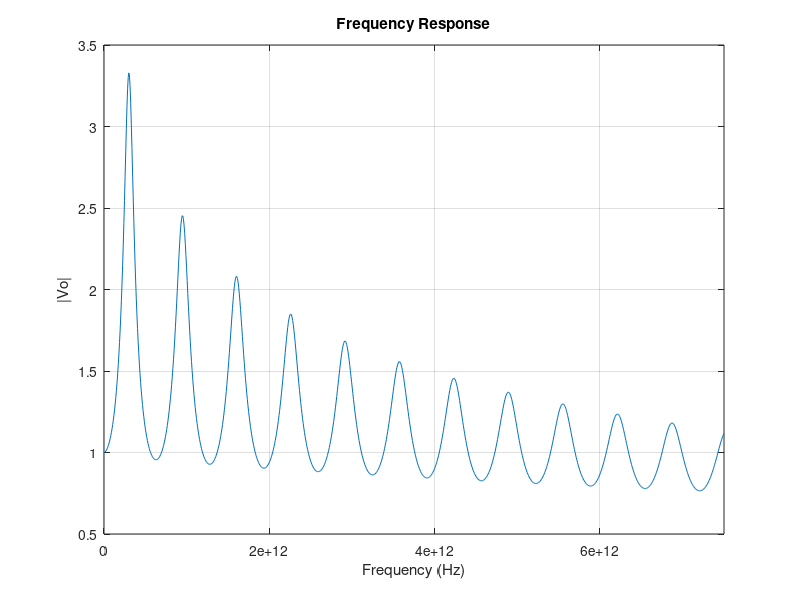

Write MATLAB code to recreate this figure.
clear
clc
% generate 100 points.
Ro = 1200;          % Resistance per unit length (Ω/m)
L = 250e-9;        % Inductance per unit length (H/m)
C = 1e-10;         % Capacitance per unit length (F/m)
Rs = 10;           % sourcce Resistence (Ω)
G = 0;            
l = 150e-6;  
fmx = 750e10;
f = linspace(1,fmx,1000);
w = 2*pi*f;
s = i*w;
R = Ro+0.06*(1+1i)*sqrt(w);
vo =  sqrt(s*C.*(R+s*L))./(sqrt(s*C.*(R+s*L)).*cosh(l*sqrt(s*C.*(R+s*L)))+Rs*s*C.*sinh(l*sqrt(s*C.*(R+s*L))));
plot(f,abs(vo))
grid on
xlabel("Frequency (Hz)")
ylabel("|Vo|")
title('Frequency Response')
xlim([0,fmx]);